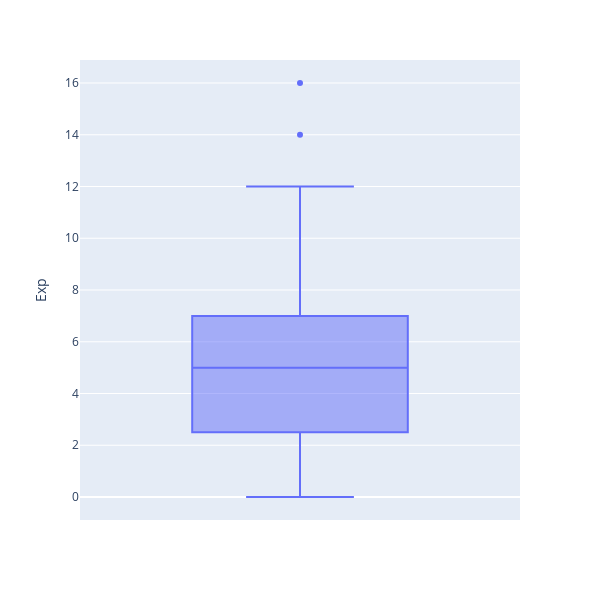

Write notebook code for a chart like this one.
### Code cell
fig = px.box(NumPlayers, y='Exp',width=600,height=600)
fig.show()

### Figure 1 — Plotly figure (JSON) as saved in the notebook; plotly's stock layout.template omitted (floating-point values rounded to 4 significant figures)
{"data": [{"alignmentgroup": "True", "hovertemplate": "Exp=%{y}<extra></extra>", "legendgroup": "", "marker": {"color": "#636efa"}, "name": "", "notched": false, "offsetgroup": "", "orientation": "v", "showlegend": false, "type": "box", "x0": " ", "xaxis": "x", "y": [6, 7, 6, 14, 16, 3, 2, 7, 6, 4, 3, 2, 5, 0, 2, 5, 12, 4, 7, 4, 0, 3, 1, 10, 6, 6, 1, 9], "y0": " ", "yaxis": "y"}], "layout": {"boxmode": "group", "height": 600, "legend": {"tracegroupgap": 0}, "margin": {"t": 60}, "width": 600, "xaxis": {"anchor": "y", "domain": [0, 1]}, "yaxis": {"anchor": "x", "domain": [0, 1], "title": {"text": "Exp"}}}}
